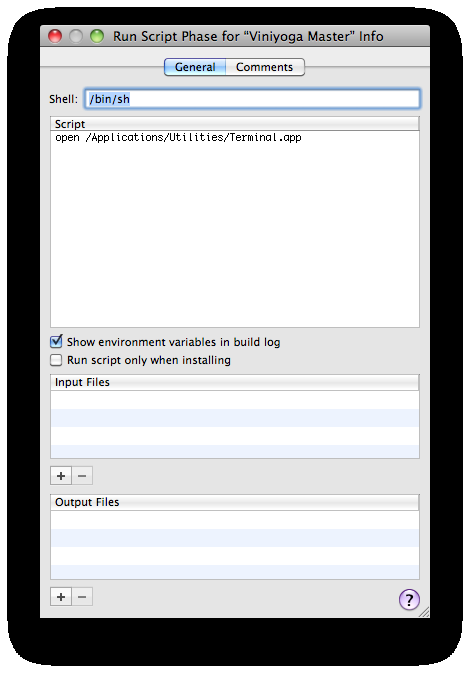
#> input picture OpenCVSample/lab-1/100.png, 470 x 673 px
$ python 02.py
#> lines starting #> are read from the running program, lines starting #| are printed output that depends on the picture
import numpy as np
import cv2
from matplotlib import pyplot as plt

img = cv2.imread('100.png')
#> img is the input picture: shape (673, 470, 3); mean B, G, R 188.5, 187.2, 186.4

blur = cv2.blur(img,(5,5))
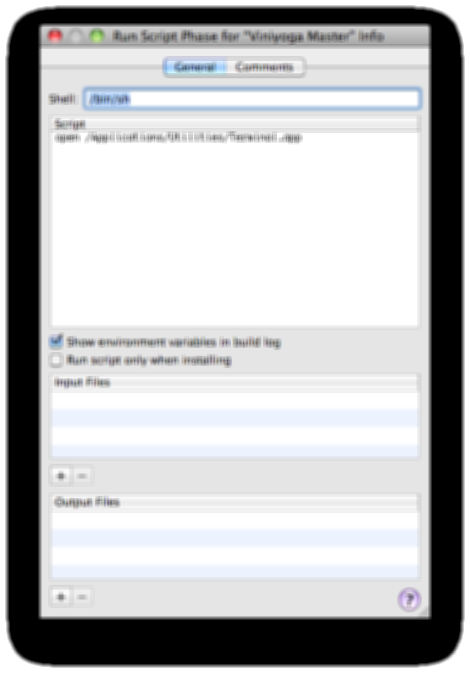
#> blur: shape (673, 470, 3); mean B, G, R 188.5, 187.2, 186.4
#blur = cv2.GaussianBlur(img,(5,5),0)
#median = cv2.medianBlur(img,5)
cv2.imshow('image',blur)

cv2.waitKey(0)
cv2.destroyAllWindows()
cv2.imshow('image',img)
cv2.waitKey(0)
cv2.destroyAllWindows()
